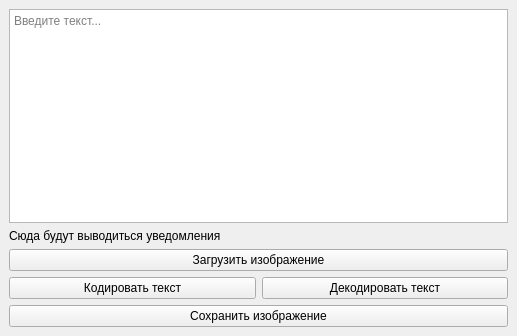
<?xml version="1.0" encoding="UTF-8"?>
<ui version="4.0">
 <class>MainWindow</class>
 <widget class="QMainWindow" name="MainWindow">
  <property name="geometry">
   <rect>
    <x>0</x>
    <y>0</y>
    <width>517</width>
    <height>336</height>
   </rect>
  </property>
  <property name="windowTitle">
   <string notr="true">Стенограф</string>
  </property>
  <property name="windowIcon">
   <iconset resource="resources.qrc">
    <normaloff>:/resources/typewriter.png</normaloff>:/resources/typewriter.png</iconset>
  </property>
  <widget class="QWidget" name="central_widget">
   <layout class="QVBoxLayout" name="vertical_layout">
    <item>
     <layout class="QHBoxLayout" name="horizontal_layout"/>
    </item>
    <item>
     <widget class="QPlainTextEdit" name="text_edit">
      <property name="sizePolicy">
       <sizepolicy hsizetype="Expanding" vsizetype="Expanding">
        <horstretch>1</horstretch>
        <verstretch>0</verstretch>
       </sizepolicy>
      </property>
      <property name="placeholderText">
       <string>Введите текст...</string>
      </property>
     </widget>
    </item>
    <item>
     <widget class="QLabel" name="output_label">
      <property name="sizePolicy">
       <sizepolicy hsizetype="Preferred" vsizetype="Preferred">
        <horstretch>1</horstretch>
        <verstretch>0</verstretch>
       </sizepolicy>
      </property>
      <property name="text">
       <string>Сюда будут выводиться уведомления</string>
      </property>
      <property name="scaledContents">
       <bool>false</bool>
      </property>
      <property name="alignment">
       <set>Qt::AlignLeading|Qt::AlignLeft|Qt::AlignTop</set>
      </property>
      <property name="wordWrap">
       <bool>true</bool>
      </property>
     </widget>
    </item>
    <item>
     <widget class="QPushButton" name="load_button">
      <property name="text">
       <string>Загрузить изображение</string>
      </property>
     </widget>
    </item>
    <item>
     <layout class="QHBoxLayout" name="horizontalLayout_2">
      <item>
       <widget class="QPushButton" name="encode_button">
        <property name="text">
         <string>Кодировать текст</string>
        </property>
       </widget>
      </item>
      <item>
       <widget class="QPushButton" name="decode_button">
        <property name="text">
         <string>Декодировать текст</string>
        </property>
       </widget>
      </item>
     </layout>
    </item>
    <item>
     <widget class="QPushButton" name="save_button">
      <property name="text">
       <string>Сохранить изображение</string>
      </property>
     </widget>
    </item>
   </layout>
  </widget>
 </widget>
 <tabstops>
  <tabstop>encode_button</tabstop>
 </tabstops>
 <resources>
  <include location="resources.qrc"/>
 </resources>
 <connections/>
</ui>
